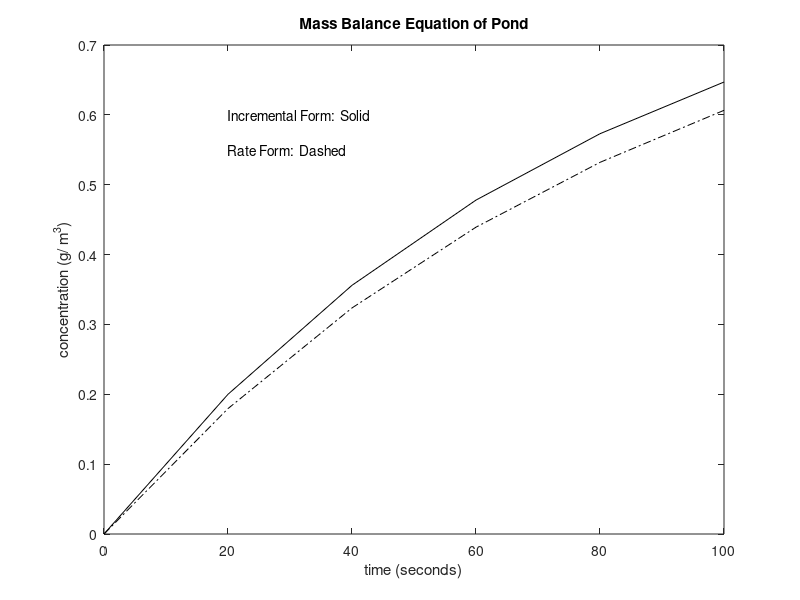

Source code (MATLAB):
%PSet1Problem1f

Cin = 10;
q = 1;
V = 1000;
alpha = 0.01;
r = q/V;

t = 0:20:100;

constant = ((r*Cin)/(r+alpha));
C_of_t = constant - constant./((exp(1)).^((r + alpha).*t));

incConc = [0,.2,.356,.478,.573,.647];

plot(t,C_of_t,'-.k',t,incConc,'k');
title('Mass Balance Equation of Pond');
xlabel('time (seconds)');
ylabel('concentration (g/ m^3)');

text(20,.6,'Incremental Form:  Solid');
text(20,.55,'Rate Form:  Dashed');






